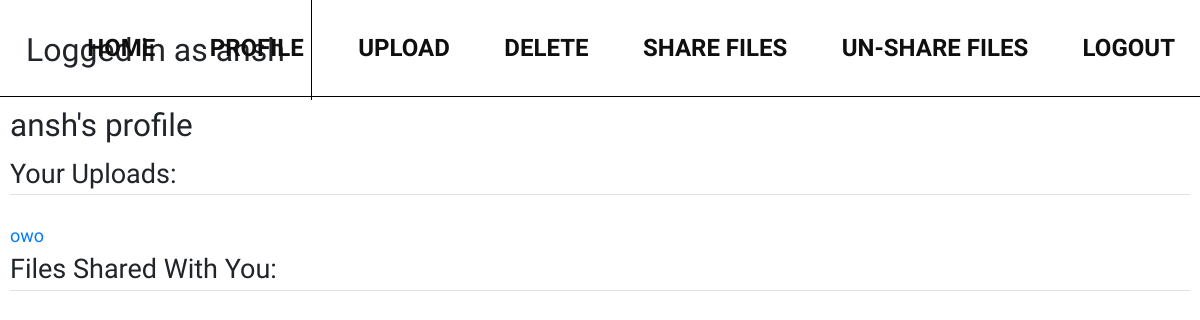
Page /accounts/profile/ (signed in) on the earlier database version.
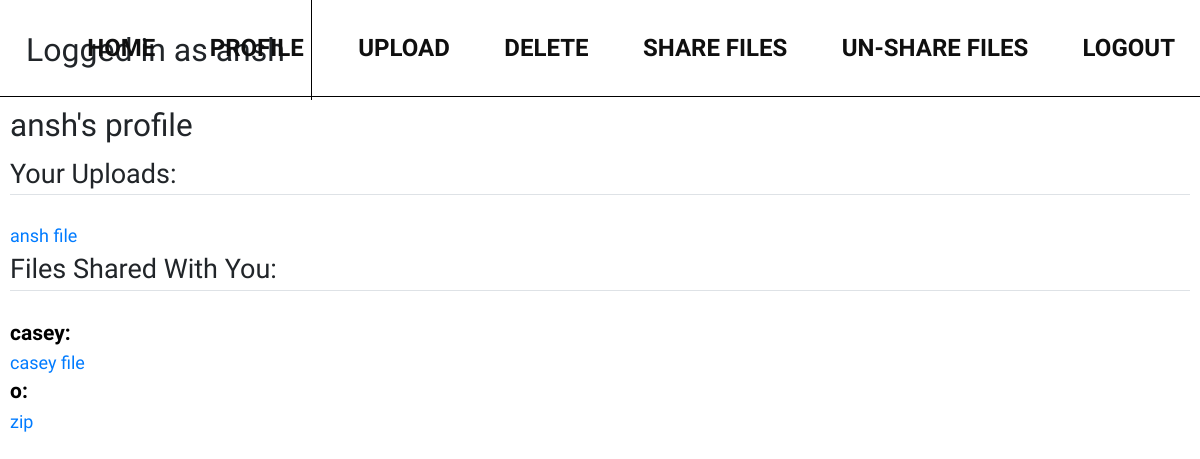
Same page on the later database version.
### users/models.py (models this page shows, shortened)
class Document(models.Model):
	user = models.ForeignKey(User, on_delete=models.CASCADE)
	file = models.FileField(upload_to='files', blank=True)
	name = models.CharField(max_length=50, default='default')

### users/views.py (the view)
# urls.py: path('accounts/profile/', user_views.profile, name = 'profile'),
@login_required
def profile(request):
	profile = Profile.objects.get(user=request.user)
	docs = Document.objects.filter(user=request.user)
	return render(request, 'users/profile.html', {'profile': profile, 'media': settings.MEDIA_URL})

### users/templates/users/profile.html
{% extends "users/base.html" %}
{% block content %}
	<h3>{{profile.user.username}}'s profile</h3>
	<legend class="border-bottom mb-4">Your Uploads:</legend>
	{% for p in profile.docs.all %}
		{% if p.user == user %}
		<div class="file-link">
			<a href="{{media}}{{ p.file }}">
			{{ p.name }}
			</a>
		</div>
		{% endif %}
	{% endfor %}
	<legend class="border-bottom mb-4">Files Shared With You:</legend>
	{% for p in profile.docs.all %}
		{% if p.user != user %}
			<span class="user">
				{{p.user}}:
			</span>
			<div class="file-link">
				<a href="{{media}}{{ p.file }}">
					{{ p.name }}
				</a>
			</div>
		{% endif %}
	{% endfor %}
{% endblock content %}

Differences in the rows shown:
changed Document: name "owo" → "ansh file"
now on this page (row edited): Document: user "casey", name "casey file", shown under "Files Shared With You:"
added Document: user "o", name "zip", shown under "Files Shared With You:"
